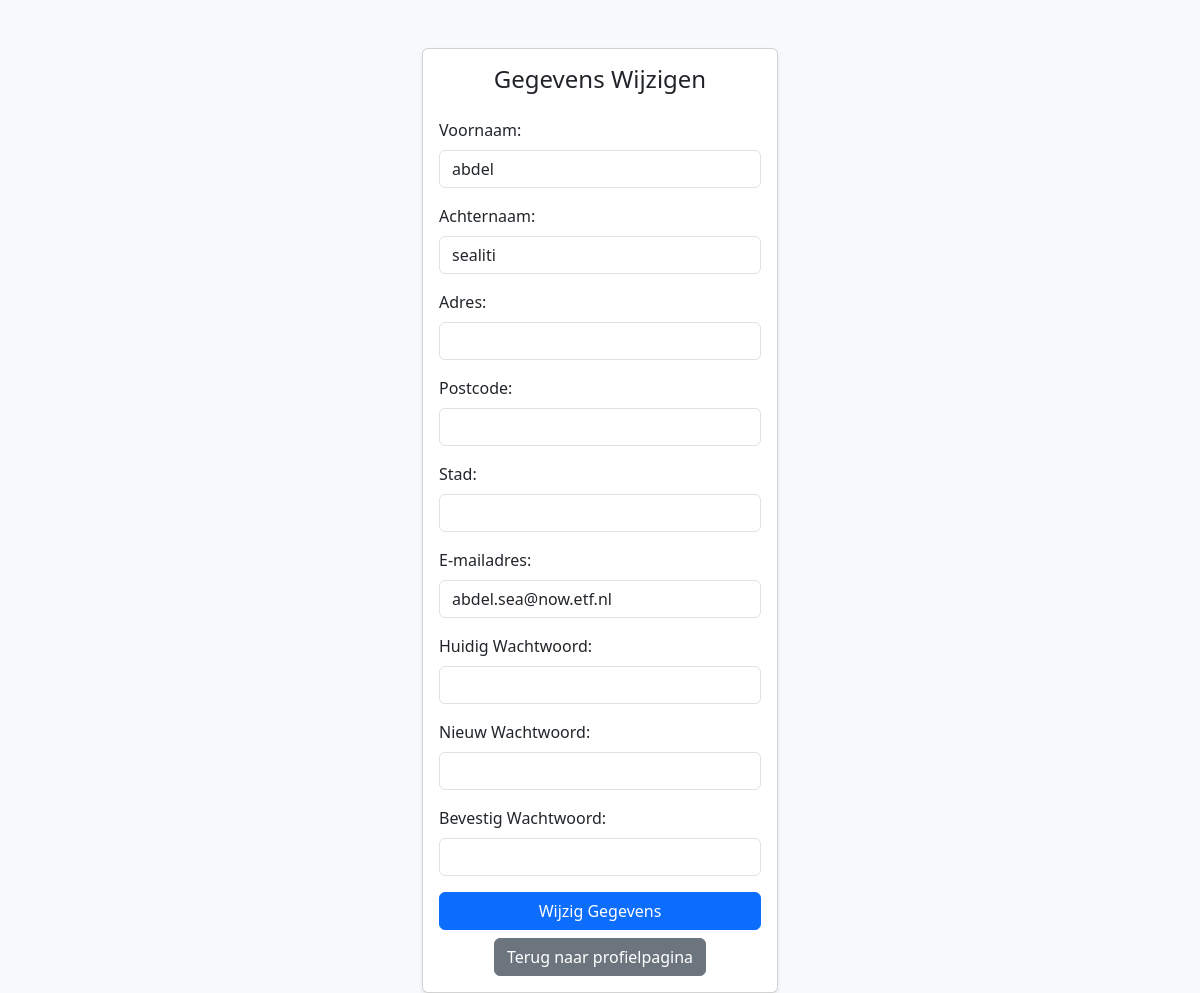
/edit_data.php (signed in), run on the app's committed database.
### tables this page shows
CREATE TABLE `user` (
  `id` int(11) NOT NULL,
  `email` varchar(255) NOT NULL,
  `password` varchar(255) NOT NULL,
  `first_name` varchar(255) NOT NULL,
  `last_name` varchar(255) NOT NULL,
  `role` enum('member','admin') NOT NULL
);

### edit_data.php (the view, shortened to what this page needs)
<?php
include_once 'modules/database.php';
$user = $_SESSION['user'];
$user_id = $user->id;
$stmt = $pdo->prepare("
    SELECT u.first_name, u.last_name, u.email, p.address, p.zipcode, p.city
    FROM user u
    LEFT JOIN purchase p ON u.id = p.user_id
    WHERE u.id = ?
");
$stmt->execute([$user_id]);
$userData = $stmt->fetch(PDO::FETCH_ASSOC);
$firstName = ($userData['first_name'] ?? '');
$lastName = ($userData['last_name'] ?? '');
$email = ($userData['email'] ?? '');
$address = ($userData['address'] ?? '');
$zipcode = ($userData['zipcode'] ?? '');
$city = ($userData['city'] ?? '');
?>
<!DOCTYPE html>
<html lang="nl">
<head>
    <link href="https://cdn.jsdelivr.net/npm/bootstrap@5.3.0-alpha1/dist/css/bootstrap.min.css" rel="stylesheet">
</head>
<body class="bg-light">
<div class="container mt-5">
    <div class="row justify-content-center">
        <div class="col-md-6 col-lg-4">
            <div class="card shadow-sm">
                <div class="card-body">
                    <h1 class="h4 text-center mb-4">Gegevens Wijzigen</h1>
                    <form action="" method="post">
                        <div class="mb-3">
                            <label for="first_name" class="form-label">Voornaam:</label>
                            <input type="text" name="first_name" class="form-control" id="first_name"
                                   value="<?= $firstName ?>" required>
                        </div>
                        <div class="mb-3">
                            <label for="last_name" class="form-label">Achternaam:</label>
                            <input type="text" name="last_name" class="form-control" id="last_name"
                                   value="<?= $lastName ?>" required>
                        </div>
                        <div class="mb-3">
                            <label for="address" class="form-label">Adres:</label>
                            <input type="text" name="address" class="form-control" id="address"
                                   value="<?= $address ?>" required>
                        </div>
                        <div class="mb-3">
                            <label for="zipcode" class="form-label">Postcode:</label>
                            <input type="text" name="zipcode" class="form-control" id="zipcode"
                                   value="<?= $zipcode ?>" required>
                        </div>
                        <div class="mb-3">
                            <label for="city" class="form-label">Stad:</label>
                            <input type="text" name="city" class="form-control" id="city"
                                   value="<?= $city ?>" required>
                        </div>
                        <div class="mb-3">
                            <label for="email" class="form-label">E-mailadres:</label>
                            <input type="email" name="email" class="form-control" id="email"
                                   value="<?= $email ?>" required>
                        </div>
                        <div class="mb-3">
                            <label for="current_password" class="form-label">Huidig Wachtwoord:</label>
                            <input type="password" name="current_password" class="form-control" id="current_password" required>
                        </div>
                        <div class="mb-3">
                            <label for="new_password" class="form-label">Nieuw Wachtwoord:</label>
                            <input type="password" name="new_password" class="form-control" id="new_password">
                        </div>
                        <div class="mb-3">
                            <label for="confirm_password" class="form-label">Bevestig Wachtwoord:</label>
                            <input type="password" name="confirm_password" class="form-control" id="confirm_password">
                        </div>
                        <button type="submit" class="btn btn-primary w-100">Wijzig Gegevens</button>
                        <div class="form-group text-center mt-2">
                            <a href="profile.php" class="btn btn-secondary">Terug naar profielpagina</a>
                        </div>
                    </form>
                </div>
            </div>
        </div>
    </div>
</div>
</body>
</html>

### data on the page
user: first_name "abdel", last_name "sealiti", email "abdel.sea@now.etf.nl"
